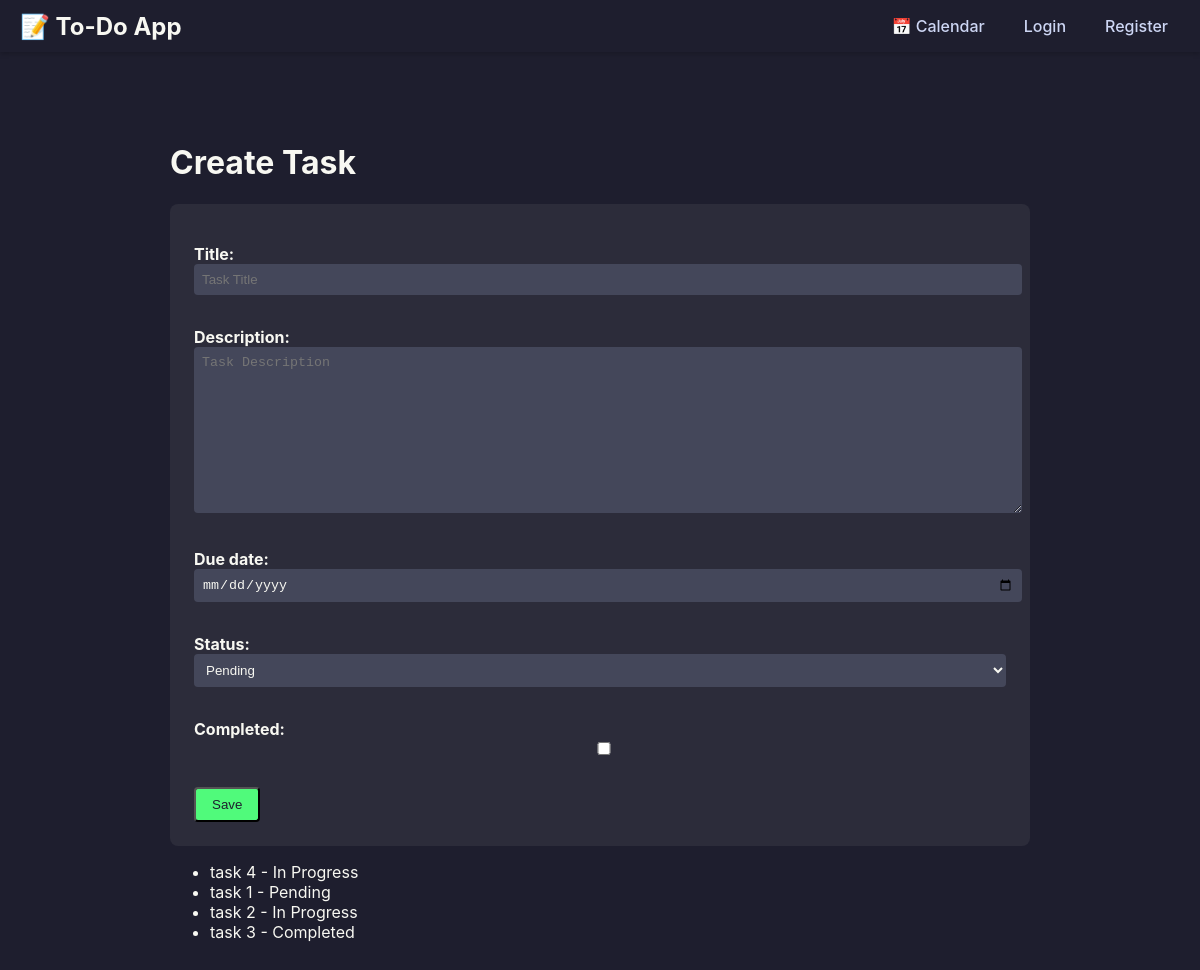
Screenshot of /todo/lists/13/tasks/add/ with the database file from the repository.
### tasks/models.py (models this page shows, shortened)
class Task(models.Model):
    STATUS_CHOICES = [
        ('Pending', 'Pending'),
        ('In Progress', 'In Progress'),
        ('Completed', 'Completed'),
    ]
    todo_list = models.ForeignKey(ToDoList, on_delete=models.CASCADE, related_name='tasks')
    title = models.CharField(max_length=200)
    description = models.TextField(blank=True)
    due_date = models.DateField(null=True, blank=True)
    status = models.CharField(max_length=20, choices=STATUS_CHOICES, default='Pending')
    completed = models.BooleanField(default=False)
    created_at = models.DateTimeField(auto_now_add=True)
    updated_at = models.DateTimeField(auto_now=True)
    class Meta:
        ordering = ['due_date', 'status']

### tasks/views.py (the view, shortened to what this page needs)
# urls.py: path('lists/<int:pk>/tasks/add/', TaskCreateView.as_view(), name='task-create'),
class TaskCreateView(View):
    def get(self, request, pk):
        form = TaskForm()
        tasks = Task.objects.filter(todo_list__pk=pk)
        return render(request, 'tasks/task_form.html',
                      {'form': form,
                       'tasks': tasks,
                       'pk': pk})

### tasks/forms.py (shortened to what this page needs)
class TaskForm(forms.ModelForm):
    class Meta:
        model = Task
        fields = ['title', 'description', 'due_date', 'status', 'completed']
        widgets = {
            'title': forms.TextInput(attrs={'class': 'form-control', 'placeholder': 'Task Title'}),
            'description': forms.Textarea(attrs={'class': 'form-control', 'placeholder': 'Task Description'}),
            'due_date': forms.DateInput(attrs={'type': 'date', 'class': 'form-control'}),
            'status': forms.Select(attrs={'class': 'form-control'}),
            'completed': forms.CheckboxInput(attrs={'class': 'form-check-input'}),
        }

### tasks/templates/tasks/task_form.html (shortened to what this page needs)
{% extends 'base.html' %}
{% block content %}
  <div class="container">
    <h1 class="title">{% if form.instance.pk %}Update Task{% else %}Create Task{% endif %}</h1>
    <form method="post" class="form-container" id="task-form">
      {{ form.as_p }}
      <button type="submit" class="btn submit-btn">{% if form.instance.pk %}Update{% else %}Save{% endif %}</button>
    </form>
    <ul id="task-list">
      {% for task in tasks %}
          <li>{{ task.title }} - {{ task.status }}</li>
      {% endfor %}
    </ul>
  </div>
{% endblock %}

### templates/base.html (style rules this page uses)
:root { --bg-color: #1e1e2e; --card-bg: #2c2c3a; --text-color: #f8f8f2; --accent-color: #ff79c6; --secondary-color: #6272a4; }
body { margin: 0; font-family: 'Inter', sans-serif; background-color: var(--bg-color); color: var(--text-color); }
.container { max-width: 900px; margin: 0 auto; padding: 20px; }

### tasks/templates/tasks/task_form.html (style rules this page uses)
.form-container { margin-top: 1rem; background-color: #2c2c3a; padding: 1.5rem; border-radius: 8px; }
.form-container label { color: #f8f8f2; font-weight: bold; }
.form-container input, .form-container textarea, .form-container select { width: 100%; margin-bottom: 1rem; padding: 0.5rem; border-radius: 4px; border: none; background-color: #44475a; color: #f8f8f2; }
.submit-btn { background-color: #50fa7b; color: #1e1e2e; padding: 0.5rem 1rem; border-radius: 4px; }

### rows the page displays
Task: title "task 4", status "In Progress"
Task: title "task 1", status "Pending"
Task: title "task 2", status "In Progress"
Task: title "task 3", status "Completed"
